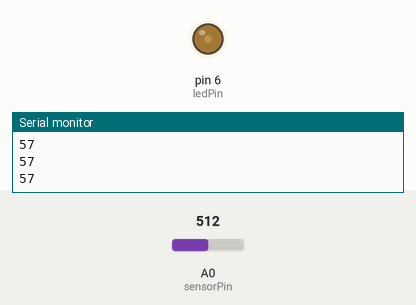
Recording of a sketch running on a simulated Arduino Uno, built with avr-gcc and run on an emulated ATmega328P. Parts: output pins drawn as LEDs (lit = HIGH), the last lines printed to the serial monitor. The test bench sets the inputs (shaded band); at power-on: A0 (sensorPin) = 512.

Above: at 1.2 s.
1.3 s: A0 (sensorPin) set to 716
At 2.5 s:
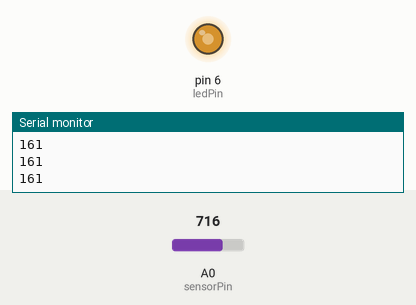
2.8 s: A0 (sensorPin) set to 900
At 4.0 s:
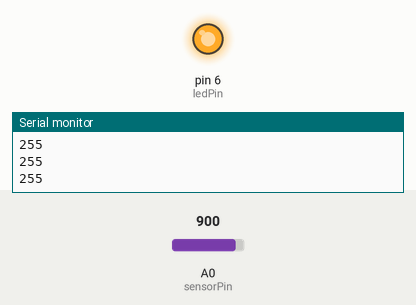
4.3 s: A0 (sensorPin) set to 306
At 5.5 s:
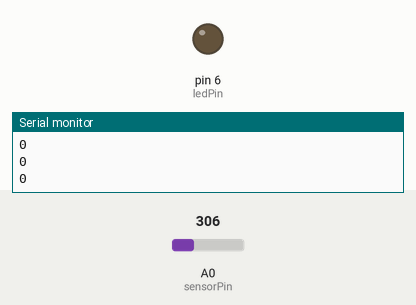
5.8 s: A0 (sensorPin) set to 393
7.3 s: A0 (sensorPin) set to 411
At 8.5 s:
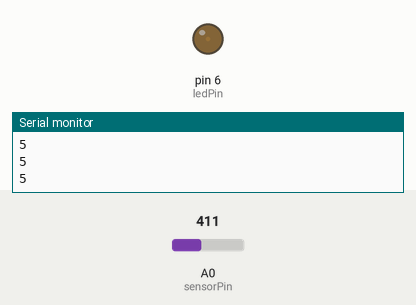
8.8 s: A0 (sensorPin) set to 122
At 9.3 s:
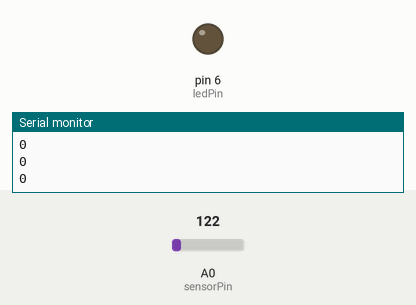
Timing chart, 0 to 11.3 s (numbered marks = the images above; inputs shaded):
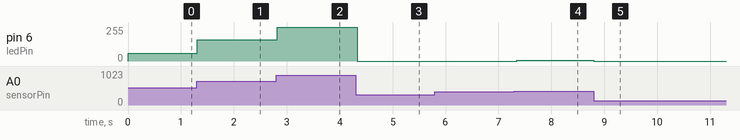

Measured:
- after the input at 1.3 s, pin 6 (ledPin): 57/255 → 161/255 at once
- after the input at 2.8 s, pin 6 (ledPin): 161/255 → 255/255 at once
- after the input at 4.3 s, pin 6 (ledPin): 255/255 → 0/255 at once
- after the input at 7.3 s, pin 6 (ledPin): 0/255 → 5/255 at once
- after the input at 8.8 s, pin 6 (ledPin): 5/255 → 0/255 at once

The sketch:

SensorProject8_AdjustingNightlight.ino
```cpp
/*
* Name: Light adjusting night light
*
* Description: Photoresistor sensor controls brightness
*              of LEDs
*
* Author: Amar Bhatt
*/

//NOTE: When there is light sensor is LOW, when there is not it is HIGH
//      Range: 0-1023


//Define Pins used
const int sensorPin = A0; //Photoresistor sensor
const int ledPin = 6; //PWM pin for LEDs (connected in parallel)

void setup () {
  pinMode(ledPin, OUTPUT);
  Serial.begin (9600);
}
void loop () {
  int value = analogRead (sensorPin); //Get the brightness value as determined by the sensor
  //Serial.println (value, DEC);
  value = map(value, 400, 900, 0, 255); //map the low and the high
  value = constrain(value, 0, 255); //constrain any outliers
  Serial.println(value);
  analogWrite(ledPin, value);
  delay (50);
}
```
